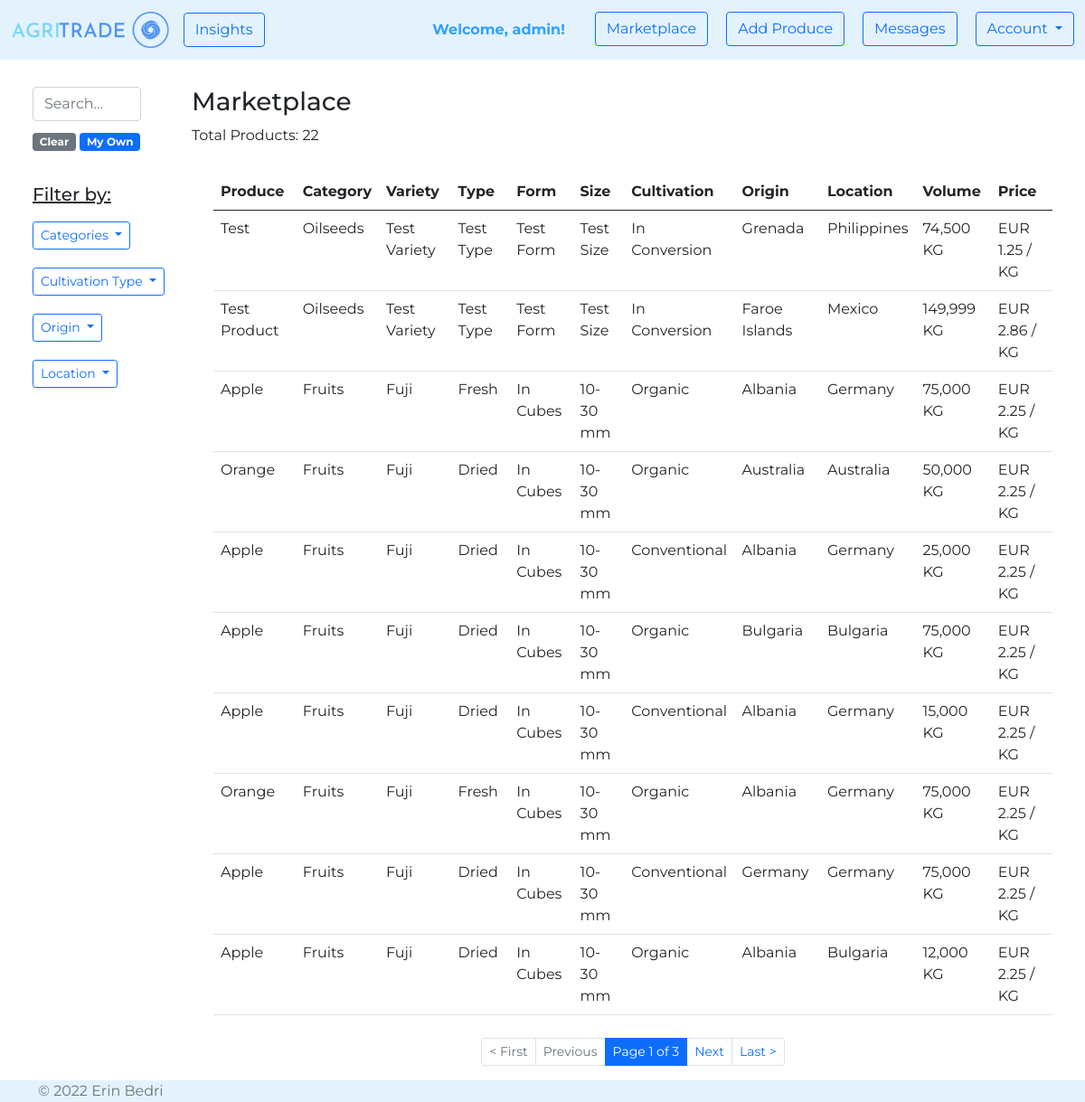
The page /marketplace/ (signed in) on the database its author committed.
### agri_trade/marketplace/models.py (models this page shows, shortened)
class Product(models.Model):
    PRODUCT_CATEGORY = [
        ('Cereals', 'Cereals'),
        ('Pulses', 'Pulses'),
        ('Nuts', 'Nuts'),
        ('Oilseeds', 'Oilseeds'),
        ('Sugar and starch', 'Sugar and starch'),
        ('Fiber Crops', 'Fiber Crops'),
        ('Beverages', 'Beverages'),
        ('Narcotics', 'Narcotics'),
        ('Spices', 'Spices'),
        ('Forages', 'Forages'),
        ('Vegetables', 'Vegetables'),
        ('Fruits', 'Fruits'),
    ]
    PRODUCT_TYPE_MAX_LEN = max([len(product_type[1]) for product_type in PRODUCT_CATEGORY])
    CULTIVATION_TYPES = [
        ('Organic', 'Organic'),
        ('Conventional', 'Conventional'),
        ('In Conversion', 'In Conversion'),
    ]
    CULTIVATION_TYPE_MAX_LEN = max([len(cultivation_type[1]) for cultivation_type in CULTIVATION_TYPES])
    NAME_MAX_LEN = 20
    VARIETY_MAX_LEN = 25
    TYPE_MAX_LEN = 25
    FORM_MAX_LEN = 25
    SIZE_MAX_LEN = 25
    AVAILABLE_VOLUME_MIN_VALUE = 0
    AVAILABLE_VOLUME_MAX_VALUE = 1000000
    PRICE_MIN_VALUE = 0
    DESCRIPTION_MAX_LEN = 500
    owner = models.ForeignKey(
        UserModel,
        on_delete=CASCADE)
    name = models.CharField(
        max_length=NAME_MAX_LEN,
    )
    category = models.CharField(
        max_length=PRODUCT_TYPE_MAX_LEN,
        choices=PRODUCT_CATEGORY,
    )
    variety = models.CharField(
        max_length=VARIETY_MAX_LEN,
        blank=True,
        null=True,
    )
    type = models.CharField(
        max_length=TYPE_MAX_LEN,
        blank=True,
        null=True,
    )
    form = models.CharField(
        max_length=FORM_MAX_LEN,
        blank=True,
        null=True,
    )
    size = models.CharField(
        max_length=SIZE_MAX_LEN,
        blank=True,
        null=True,
    )
    cultivation_type = models.CharField(
        max_length=CULTIVATION_TYPE_MAX_LEN,
        choices=CULTIVATION_TYPES,
    )
    available_volume = models.IntegerField(
        validators=[
            MinValueValidator(AVAILABLE_VOLUME_MIN_VALUE),
            MaxValueValidator(AVAILABLE_VOLUME_MAX_VALUE),
        ]
    )
    price = models.FloatField(
        validators=[
            MinValueValidator(PRICE_MIN_VALUE),
        ]
    )
    description = models.TextField(
        max_length=DESCRIPTION_MAX_LEN,
        blank=True,
        null=True,
    )
    origin = CountryField(
    )
    location = CountryField(
    )
    image = models.ImageField(
        null=True,
        blank=True,
        upload_to='produces',
        validators=(
            file_size,
        )
    )
    created_on = models.DateTimeField(
        auto_now_add=True
    )
    edited_on = models.DateTimeField(
        auto_now=True
    )

### agri_trade/marketplace/views.py (the view)
# urls.py: path('', views.marketplace, name='marketplace'),
@login_required
def marketplace(request):
    products_per_page = 10
    q = request.GET.get('q') if request.GET.get('q') is not None else ''
    products = Product.objects.filter(
        Q(name__icontains=q) |
        Q(category__icontains=q) |
        Q(cultivation_type__icontains=q) |
        Q(origin__icontains=q) |
        Q(location__icontains=q) |
        Q(variety__icontains=q) |
        Q(type__icontains=q) |
        Q(description__icontains=q) |
        Q(form__icontains=q) |
        Q(owner__username=q)) \
        .order_by('-created_on')
    categories = sorted({product.category for product in Product.objects.all()})
    cultivation_types = sorted({product.cultivation_type for product in Product.objects.all()})
    origins = sorted({product.origin.name for product in Product.objects.all()})
    locations = sorted({product.location.name for product in Product.objects.all()})
    paginator = Paginator(products, products_per_page)
    page_number = request.GET.get('page')
    page_obj = paginator.get_page(page_number)
    context = {
        'categories': categories,
        'cultivation_types': cultivation_types,
        'origins': origins,
        'locations': locations,
        'page_obj': page_obj,
        'query': q,
        'products_count': len(products),
    }
    return render(request, 'marketplace/marketplace.html', context)

### agri_trade/marketplace/templates/marketplace/marketplace.html (shortened to what this page needs)
{% extends 'web/base.html' %}
{% load humanize %}
{% block content %}
    <div class="container-fluid" style="margin-top: 30px">
        <div class="row">
            <div class="col-2">
                <div class="container">
                    <div class="row justify-content-md-left">
                        <form class="d-flex" role="search">
                            <input class="form-control me-2" type="text" placeholder="Search..." name="q">
                        </form>
                        <div class="container" style="margin-top: 10px">
                            <a href="{% url 'marketplace:marketplace' %}"><span
                                    class="badge bg-secondary">Clear</span></a>
                            <a href="{% url 'marketplace:marketplace' %}?q={{ request.user.username }}"><span
                                    class="badge bg-primary">My Own</span></a>
                        </div>
                        <div class="container" style="margin-top: 10px">
                            <h5 style="margin-top: 25px"><u>Filter by:</u></h5>
                            <div>
                                <button type="button" class="btn btn-outline-primary btn-sm dropdown-toggle"
                                        style="margin-top: 10px"
                                        data-bs-toggle="collapse" data-bs-target="#category">Categories
                                </button>
                            </div>
                            <div>
                                <button type="button" class="btn btn-outline-primary btn-sm dropdown-toggle"
                                        style="margin-top: 20px"
                                        data-bs-toggle="collapse" data-bs-target="#cultivationType">Cultivation Type
                                </button>
                            </div>
                            <div>
                                <button type="button" class="btn btn-outline-primary btn-sm dropdown-toggle"
                                        style="margin-top: 20px"
                                        data-bs-toggle="collapse" data-bs-target="#origin">Origin
                                </button>
                            </div>
                            <div>
                                <button type="button" class="btn btn-outline-primary btn-sm dropdown-toggle"
                                        style="margin-top: 20px"
                                        data-bs-toggle="collapse" data-bs-target="#location">Location
                                </button>
                            </div>
                        </div>
                    </div>
                </div>
            </div>
            <div class="col-10">
                <h3>Marketplace {% if query %} > {{ query }} {% endif %}</h3>
                <p> Total Products: {{ products_count }}</p>
                <div class="container">
                    <table class="table table-hover" style="margin-top: 30px">
                        <thead>
                        <tr>
                            <th scope="col">Produce</th>
                            <th scope="col">Category</th>
                            <th scope="col">Variety</th>
                            <th scope="col">Type</th>
                            <th scope="col">Form</th>
                            <th scope="col">Size</th>
                            <th scope="col">Cultivation</th>
                            <th scope="col">Origin</th>
                            <th scope="col">Location</th>
                            <th scope="col">Volume</th>
                            <th scope="col">Price</th>
                        </tr>
                        </thead>
                        <tbody>
                        {% for product in page_obj %}
                            <tr onclick="window.location='{% url "marketplace:product details" product.id %}';"
                                    >
                                <td>{{ product.name }}</td>
                                <td>{{ product.category }}</td>
                                <td>{% if product.variety %}{{ product.variety }}{% endif %}</td>
                                <td>{% if product.type %}{{ product.type }}{% endif %}</td>
                                <td>{% if product.form %}{{ product.form }}{% endif %}</td>
                                <td>{% if product.size %}{{ product.size }}{% endif %}</td>
                                <td>{{ product.cultivation_type }}</td>
                                <td>{{ product.origin.name }}</td>
                                <td>{{ product.location.name }}</td>
                                <td>{{ product.available_volume|intcomma }} KG</td>
                                <td>EUR {{ product.price|floatformat:2 }} / KG</td>
                            </tr>
                        {% empty %}
                            <p>Sorry, we couldn't find the produce you are looking for.</p>
                        {% endfor %}
                        </tbody>
                    </table>
                    <nav aria-label="Page navigation example" style="margin-top: 25px">
                        <ul class="pagination pagination-sm justify-content-center">
                            {% if page_obj.has_previous %}
                                <li class="page-item">
                                    <a class="page-link" href="?page=1">< First</a></li>
                                <li class="page-item">
                                    <a class="page-link" href="?page={{ page_obj.previous_page_number }}">Previous</a>
                                </li>
                            {% else %}
                                <li class="page-item disabled">
                                    <a class="page-link" href="#">< First</a></li>
                                <li class="page-item disabled">
                                    <a class="page-link" href="#">Previous</a>
                                </li>
                            {% endif %}
                            <li class="page-item active">
                                <a class="page-link"
                                   href="#">Page {{ page_obj.number }} of {{ page_obj.paginator.num_pages }}</a></li>
                            {% if page_obj.has_next %}
                                <li class="page-item">
                                    <a class="page-link" href="?page={{ page_obj.next_page_number }}">Next</a></li>
                                <li class="page-item">
                                    <a class="page-link" href="?page={{ page_obj.paginator.num_pages }}">Last ></a>
                                </li>
                            {% else %}
                                <li class="page-item disabled">
                                    <a class="page-link" href="#">Next</a></li>
                                <li class="page-item disabled">
                                    <a class="page-link" href="#">Last ></a>
                                </li>
                            {% endif %}
                        </ul>
                    </nav>
                </div>
            </div>
        </div>
    </div>
{% endblock %}

### agri_trade/web/templates/web/navigation.html (shortened to what this page needs)
{% load static %}
<nav class="navbar navbar-expand-lg navbar-light" style="background-color: #e3f2fd;">
    <div class="container-fluid">
        <a class="navbar-brand" href="{% url 'web:homepage' %}">
            <img src="{% static 'img/logo.png' %}" alt="logo" style="height: 40px">
        </a>
        <ul class="navbar-nav">
            <li class="nav-item">
                <a class="btn btn-outline-primary" href="{% url 'posts:show posts' %}">Insights</a>
            </li>
        </ul>
        <div class="collapse navbar-collapse" id="navbarNavDropdown">
            <ul class="navbar-nav ms-auto">
                {% if request.user.is_authenticated %}
                    <li class="nav-item"style="margin-right: 25px">
                        <b><a class="nav-link disabled" href="#"
                              style="color: #2fa1fd">Welcome, {{ request.user.username }}!</a></b>
                    </li>
                    <li class="nav-item" style="padding-right: 20px">
                        <a class="btn btn-outline-primary" href="{% url 'marketplace:marketplace' %}">Marketplace</a>
                    </li>
                    <li class="nav-item" style="padding-right: 20px">
                        <a class="btn btn-outline-primary" href="{% url 'marketplace:add product' %}">Add Produce</a>
                    </li>
                    <li class="nav-item" style="padding-right: 20px">
                        <button type="button" class="btn btn-outline-primary position-relative"
                                onclick="location.href = '{% url 'user_messages:messages' %}';">
                            Messages
                        </button>
                    </li>
                    <div class="dropdown">
                        <button class="btn btn-outline-primary dropdown-toggle" type="button" id="dropdownMenuButton1"
                                data-bs-toggle="dropdown" aria-expanded="false">
                            Account
                        </button>
                    </div>
                {% endif %}
            </ul>
        </div>
    </div>
</nav>

### static/css/style.css (style rules this page uses)
body { font-family: 'Montserrat', sans-serif !important; }

### rows shown on the page
Product: name "Test", category "Oilseeds", variety "Test Variety", type "Test Type", form "Test Form", size "Test Size", cultivation_type "In Conversion", origin.name "Grenada", location.name "Philippines", available_volume "74,500", price "1.25"
Product: name "Test Product", category "Oilseeds", variety "Test Variety", type "Test Type", form "Test Form", size "Test Size", cultivation_type "In Conversion", origin.name "Faroe Islands", location.name "Mexico", available_volume "149,999", price "2.86"
Product: name "Apple", category "Fruits", variety "Fuji", type "Fresh", form "In Cubes", size "10-30 mm", cultivation_type "Organic", origin.name "Albania", location.name "Germany", available_volume "75,000", price "2.25"
Product: name "Orange", category "Fruits", variety "Fuji", type "Dried", form "In Cubes", size "10-30 mm", cultivation_type "Organic", origin.name "Australia", location.name "Australia", available_volume "50,000", price "2.25"
Product: name "Apple", category "Fruits", variety "Fuji", type "Dried", form "In Cubes", size "10-30 mm", cultivation_type "Conventional", origin.name "Albania", location.name "Germany", available_volume "25,000", price "2.25"
Product: name "Apple", category "Fruits", variety "Fuji", type "Dried", form "In Cubes", size "10-30 mm", cultivation_type "Organic", origin.name "Bulgaria", location.name "Bulgaria", available_volume "75,000", price "2.25"
Product: name "Apple", category "Fruits", variety "Fuji", type "Dried", form "In Cubes", size "10-30 mm", cultivation_type "Conventional", origin.name "Albania", location.name "Germany", available_volume "15,000", price "2.25"
Product: name "Orange", category "Fruits", variety "Fuji", type "Fresh", form "In Cubes", size "10-30 mm", cultivation_type "Organic", origin.name "Albania", location.name "Germany", available_volume "75,000", price "2.25"
Product: name "Apple", category "Fruits", variety "Fuji", type "Dried", form "In Cubes", size "10-30 mm", cultivation_type "Conventional", origin.name "Germany", location.name "Germany", available_volume "75,000", price "2.25"
Product: name "Apple", category "Fruits", variety "Fuji", type "Dried", form "In Cubes", size "10-30 mm", cultivation_type "Organic", origin.name "Albania", location.name "Bulgaria", available_volume "12,000", price "2.25"

### other values the page prints
{{ request.user.username }} "admin"
{{ products_count }} "22"
{{ page_obj.number }} "1"
{{ page_obj.paginator.num_pages }} "3"
